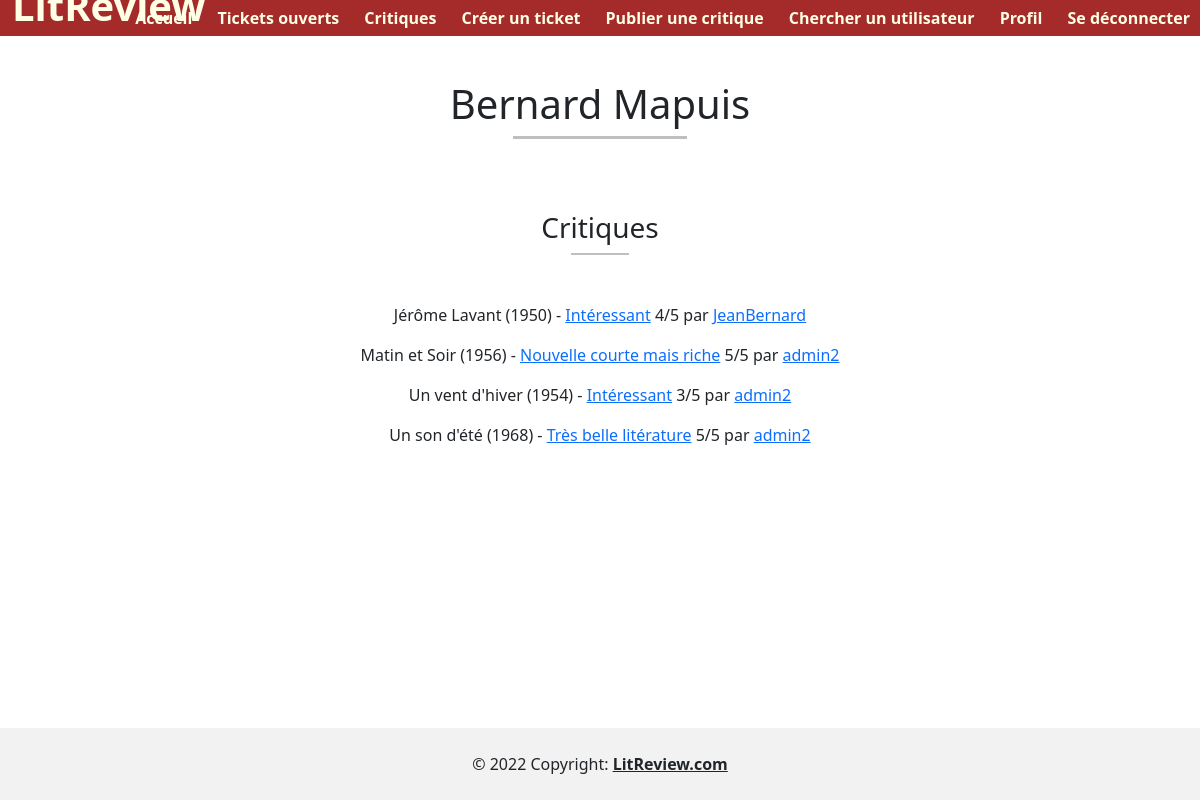
Screenshot of /author/Bernard Mapuis (signed in) with the database file from the repository.
### blog/models.py (models this page shows)
class Review(models.Model):
    RATING_CHOICE = [(1, "1"), (2, "2"), (3, "3"), (4, "4"), (5, "5")]
    ticket = models.ForeignKey(to=Ticket, on_delete=models.CASCADE, blank=True, null=True)
    rating = models.PositiveSmallIntegerField(verbose_name='Notes', choices=RATING_CHOICE)
    headline = models.CharField(verbose_name="Titre", max_length=32)
    body = models.TextField(verbose_name="Critique", max_length=8192, blank=True)
    user = models.ForeignKey(to=settings.AUTH_USER_MODEL, on_delete=models.CASCADE)
    time_created = models.DateTimeField(auto_now_add=True)
    content_reference = models.CharField(verbose_name='Titre de la référence', max_length=80, blank=True, null=True)
    content_author = models.CharField(verbose_name='Nom de l\'auteur', max_length=80, blank=True, null=True)
    content_picture = models.ImageField(verbose_name='Image', upload_to='ticket', blank=True, null=True)
    publication_year = models.IntegerField(verbose_name='Date de publication',
                                           validators=[MinValueValidator(-400),
                                                       MaxValueValidator(datetime.date.today().year)],
                                           blank=True, null=True)
    def __str__(self):
        return self.headline
    class Meta:
        ordering = ['-time_created']

### authentication/models.py (models this page shows)
class User(AbstractUser):
    tickets_list = models.ManyToManyField(Ticket, related_name="tickets_list")
    reviews_list = models.ManyToManyField(Review, related_name="reviews_list")
    description = models.TextField(verbose_name="Description", max_length=1000, blank=True, null=True)
    class Meta:
        ordering = ['-username']

### blog/views.py (the view)
# urls.py: path('author/<str:author_refererence>', views.show_author_work, name='author-page'),
@login_required
def show_author_work(request, author_refererence):
    tickets = Ticket.objects.filter(content_author=author_refererence, status=True)
    reviews = Review.objects.filter(content_author=author_refererence)
    context = {
        'tickets': tickets,
        'reviews': reviews,
        'author': author_refererence,
    }
    return render(request, 'tickets_reviews/author_work.html', context=context)

### blog/templatetags/blog_extras.py (called while the page is built)
@register.simple_tag(takes_context=True)
def add_paranthesis(context, content):
    if content:
        return f'({content})'
    else:
        return ''

### blog/templates/tickets_reviews/author_work.html (shortened to what this page needs)
{% extends 'base.html' %}
{% load blog_extras %}
{% block content %}
<br>
<h1>{{ author }}</h1>
<hr>
<br><br><br>
{% if reviews %}
    <h3>Critique{{ reviews|pluralize:" ,s" }}</h3>
    <hr class="small"><br><br>
    {% for review in reviews %}
        <p>
            {{ review.content_reference }} {% add_paranthesis review.publication_year %} -
            <a href="{% url 'show-review' review.id %}">{{ review }}</a> {{ review.rating }}/5 par
            <a href="{% url 'user-page' review.user.id %}">{{ review.user }}</a>
        </p>
    {% endfor %}
{% endif %}
{% endblock %}

### static/apps.css (style rules this page uses)
html { font-family: Arial; -ms-overflow-style: none; scrollbar-width: none; }
a, a:visited { text-decoration: none; }
.small { height: 2px !important; width: 5%; margin: auto !important; }
hr { height: 3px !important; color: black !important; width: 15%; margin: auto !important; }
body { position: relative; }

### rows the page displays
Review: content_reference "Jérôme Lavant", publication_year "(1950)", headline "Intéressant", rating "4", user "JeanBernard"
Review: content_reference "Matin et Soir", publication_year "(1956)", headline "Nouvelle courte mais riche", rating "5", user "admin2"
Review: content_reference "Un vent d'hiver", publication_year "(1954)", headline "Intéressant", rating "3", user "admin2"
Review: content_reference "Un son d'été", publication_year "(1968)", headline "Très belle litérature", rating "5", user "admin2"

### other values shown
{{ author }} "Bernard Mapuis"
